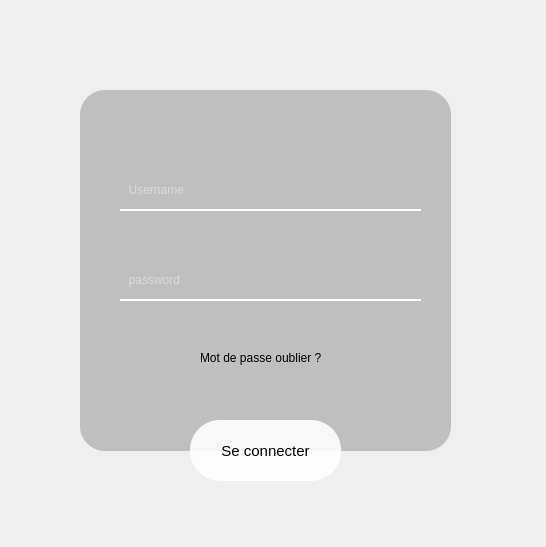
<?xml version="1.0" encoding="UTF-8"?>
<ui version="4.0">
 <class>Form</class>
 <widget class="QWidget" name="Form">
  <property name="geometry">
   <rect>
    <x>0</x>
    <y>0</y>
    <width>546</width>
    <height>547</height>
   </rect>
  </property>
  <property name="windowTitle">
   <string>Form</string>
  </property>
  <widget class="QWidget" name="widget" native="true">
   <property name="geometry">
    <rect>
     <x>0</x>
     <y>-20</y>
     <width>551</width>
     <height>651</height>
    </rect>
   </property>
   <widget class="QWidget" name="widget_2" native="true">
    <property name="geometry">
     <rect>
      <x>-20</x>
      <y>20</y>
      <width>571</width>
      <height>621</height>
     </rect>
    </property>
    <widget class="QLabel" name="label">
     <property name="geometry">
      <rect>
       <x>20</x>
       <y>-5</y>
       <width>621</width>
       <height>631</height>
      </rect>
     </property>
     <property name="styleSheet">
      <string notr="true">border-image: url(:/Images/Images/log.png);</string>
     </property>
     <property name="text">
      <string/>
     </property>
    </widget>
    <widget class="QLabel" name="label_2">
     <property name="geometry">
      <rect>
       <x>20</x>
       <y>0</y>
       <width>491</width>
       <height>441</height>
      </rect>
     </property>
     <property name="styleSheet">
      <string notr="true">border-image: url(:/Images/Images/just.png);</string>
     </property>
     <property name="text">
      <string/>
     </property>
    </widget>
    <widget class="QLabel" name="label_3">
     <property name="geometry">
      <rect>
       <x>100</x>
       <y>90</y>
       <width>371</width>
       <height>361</height>
      </rect>
     </property>
     <property name="styleSheet">
      <string notr="true">background-color:rgba(0,0,0,0.2);
border-radius:25px;</string>
     </property>
     <property name="text">
      <string/>
     </property>
    </widget>
    <widget class="QLabel" name="label_4">
     <property name="geometry">
      <rect>
       <x>250</x>
       <y>50</y>
       <width>61</width>
       <height>61</height>
      </rect>
     </property>
     <property name="minimumSize">
      <size>
       <width>2</width>
       <height>0</height>
      </size>
     </property>
     <property name="styleSheet">
      <string notr="true">border-image: url(:/Images/Images/LG.png);
</string>
     </property>
     <property name="text">
      <string/>
     </property>
    </widget>
    <widget class="QPushButton" name="connexion">
     <property name="geometry">
      <rect>
       <x>210</x>
       <y>420</y>
       <width>151</width>
       <height>61</height>
      </rect>
     </property>
     <property name="styleSheet">
      <string notr="true">background-color:rgba(255,255,255,0.9);
border-radius:30px;
box-shadow: 20px 20px 10px 10px black  ;
font-size:15px</string>
     </property>
     <property name="text">
      <string>Se connecter</string>
     </property>
    </widget>
    <widget class="QLineEdit" name="username">
     <property name="geometry">
      <rect>
       <x>140</x>
       <y>170</y>
       <width>301</width>
       <height>41</height>
      </rect>
     </property>
     <property name="styleSheet">
      <string notr="true">background-color:rgba(0,0,0,0);
border:none;
border-bottom:2px solid rgba(255,255,255,255);
color:rgba(255,255,255,230);
padding-bootom:7px;</string>
     </property>
     <property name="placeholderText">
      <string>  Username</string>
     </property>
    </widget>
    <widget class="QLineEdit" name="password">
     <property name="enabled">
      <bool>true</bool>
     </property>
     <property name="geometry">
      <rect>
       <x>140</x>
       <y>260</y>
       <width>301</width>
       <height>41</height>
      </rect>
     </property>
     <property name="styleSheet">
      <string notr="true">background-color:rgba(0,0,0,0);
border:none;
border-bottom:2px solid rgba(255,255,255,255);
color:rgba(255,255,255,230);
padding-bootom:7px;</string>
     </property>
     <property name="text">
      <string/>
     </property>
     <property name="placeholderText">
      <string>  password</string>
     </property>
     <property name="cursorMoveStyle">
      <enum>Qt::LogicalMoveStyle</enum>
     </property>
    </widget>
    <widget class="QLabel" name="label_5">
     <property name="geometry">
      <rect>
       <x>220</x>
       <y>350</y>
       <width>191</width>
       <height>16</height>
      </rect>
     </property>
     <property name="text">
      <string>Mot de passe oublier ?</string>
     </property>
    </widget>
   </widget>
  </widget>
 </widget>
 <resources>
  <include location="ressource.qrc"/>
 </resources>
 <connections/>
</ui>
